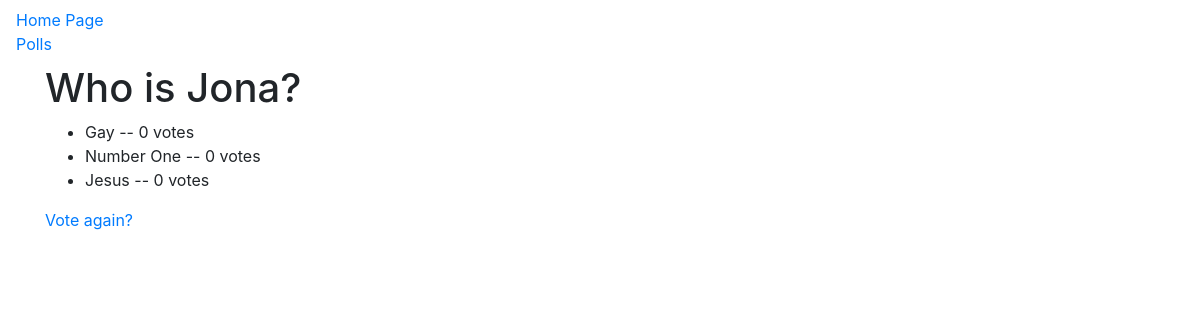
The page /polls/4/results/ on the database as committed earlier.
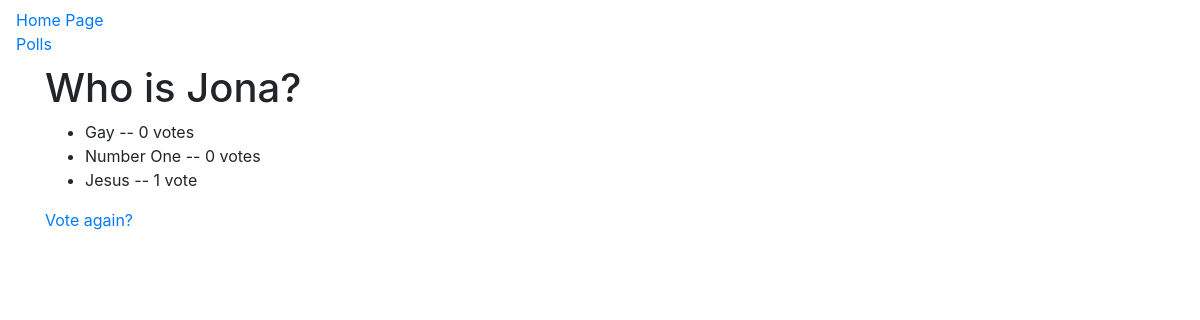
The same page on the database as committed later.
### polls/models.py (models this page shows, shortened)
class Choice(models.Model):
    question = models.ForeignKey(Question, on_delete=models.CASCADE)
    choice_text = models.CharField(max_length=200)
    votes = models.IntegerField(default=0)

### polls/views.py (the view)
# urls.py: url(r'^(?P<pk>[0-9]+)/results/$', views.ResultsView.as_view(), name='results'),
class ResultsView(generic.DetailView):
    model = Question
    template_name = 'polls/results.html'

### polls/templates/polls/results.html
{% extends 'lib/base.html' %}
{% block container %}
<h1>{{ question.question_text }}</h1>
<ul>
    {% for choice in question.choice_set.all %}
    <li>{{ choice.choice_text }} -- {{ choice.votes }} vote{{ choice.votes|pluralize }} </li>
    {% endfor %}
</ul>
<a href="{% url 'polls:detail' question.id %}">Vote again?</a>
{% endblock %}

Rows that differ between the two databases and show on the page:
changed Choice "Jesus": votes "0" → "1"
